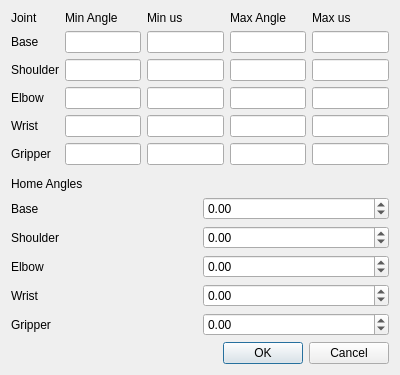
<?xml version="1.0" encoding="UTF-8"?>
<ui version="4.0">
 <class>CalibrationDialog</class>
 <widget class="QDialog" name="CalibrationDialog">
  <property name="windowModality">
   <enum>Qt::ApplicationModal</enum>
  </property>
  <property name="geometry">
   <rect>
    <x>0</x>
    <y>0</y>
    <width>400</width>
    <height>375</height>
   </rect>
  </property>
  <property name="windowTitle">
   <string>Dialog</string>
  </property>
  <layout class="QVBoxLayout" name="verticalLayout">
   <item>
    <layout class="QGridLayout" name="gridLayout">
     <item row="0" column="1">
      <widget class="QLabel" name="label_2">
       <property name="text">
        <string>Min Angle</string>
       </property>
      </widget>
     </item>
     <item row="0" column="4">
      <widget class="QLabel" name="label_5">
       <property name="text">
        <string>Max us</string>
       </property>
      </widget>
     </item>
     <item row="2" column="0">
      <widget class="QLabel" name="label_7">
       <property name="text">
        <string>Shoulder</string>
       </property>
      </widget>
     </item>
     <item row="0" column="3">
      <widget class="QLabel" name="label_4">
       <property name="text">
        <string>Max Angle</string>
       </property>
      </widget>
     </item>
     <item row="1" column="1">
      <widget class="QLineEdit" name="baseMinAngle"/>
     </item>
     <item row="0" column="2">
      <widget class="QLabel" name="label_3">
       <property name="text">
        <string>Min us</string>
       </property>
      </widget>
     </item>
     <item row="1" column="0">
      <widget class="QLabel" name="label_6">
       <property name="text">
        <string>Base</string>
       </property>
      </widget>
     </item>
     <item row="1" column="2">
      <widget class="QLineEdit" name="baseMinUs"/>
     </item>
     <item row="0" column="0">
      <widget class="QLabel" name="label">
       <property name="text">
        <string>Joint</string>
       </property>
      </widget>
     </item>
     <item row="1" column="3">
      <widget class="QLineEdit" name="baseMaxAngle"/>
     </item>
     <item row="7" column="0">
      <widget class="QLabel" name="label_10">
       <property name="text">
        <string>Gripper</string>
       </property>
      </widget>
     </item>
     <item row="7" column="2">
      <widget class="QLineEdit" name="gripperMinUs"/>
     </item>
     <item row="7" column="3">
      <widget class="QLineEdit" name="gripperMaxAngle"/>
     </item>
     <item row="2" column="2">
      <widget class="QLineEdit" name="shoulderMinUs"/>
     </item>
     <item row="1" column="4">
      <widget class="QLineEdit" name="baseMaxUs"/>
     </item>
     <item row="2" column="1">
      <widget class="QLineEdit" name="shoulderMinAngle"/>
     </item>
     <item row="2" column="3">
      <widget class="QLineEdit" name="shoulderMaxAngle"/>
     </item>
     <item row="2" column="4">
      <widget class="QLineEdit" name="shoulderMaxUs"/>
     </item>
     <item row="7" column="1">
      <widget class="QLineEdit" name="gripperMinAngle"/>
     </item>
     <item row="7" column="4">
      <widget class="QLineEdit" name="gripperMaxUs"/>
     </item>
     <item row="3" column="0">
      <widget class="QLabel" name="label_8">
       <property name="text">
        <string>Elbow</string>
       </property>
      </widget>
     </item>
     <item row="5" column="1">
      <widget class="QLineEdit" name="wristMinAngle"/>
     </item>
     <item row="3" column="1">
      <widget class="QLineEdit" name="elbowMinAngle"/>
     </item>
     <item row="5" column="2">
      <widget class="QLineEdit" name="wristMinUs"/>
     </item>
     <item row="3" column="2">
      <widget class="QLineEdit" name="elbowMinUs"/>
     </item>
     <item row="5" column="3">
      <widget class="QLineEdit" name="wristMaxAngle"/>
     </item>
     <item row="3" column="3">
      <widget class="QLineEdit" name="elbowMaxAngle"/>
     </item>
     <item row="5" column="4">
      <widget class="QLineEdit" name="wristMaxUs"/>
     </item>
     <item row="3" column="4">
      <widget class="QLineEdit" name="elbowMaxUs"/>
     </item>
     <item row="5" column="0">
      <widget class="QLabel" name="label_9">
       <property name="text">
        <string>Wrist</string>
       </property>
      </widget>
     </item>
    </layout>
   </item>
   <item>
    <spacer name="verticalSpacer">
     <property name="orientation">
      <enum>Qt::Vertical</enum>
     </property>
     <property name="sizeHint" stdset="0">
      <size>
       <width>20</width>
       <height>40</height>
      </size>
     </property>
    </spacer>
   </item>
   <item>
    <layout class="QGridLayout" name="gridLayout_2">
     <item row="4" column="0">
      <widget class="QLabel" name="label_15">
       <property name="text">
        <string>Wrist</string>
       </property>
      </widget>
     </item>
     <item row="3" column="0">
      <widget class="QLabel" name="label_14">
       <property name="text">
        <string>Elbow</string>
       </property>
      </widget>
     </item>
     <item row="1" column="0">
      <widget class="QLabel" name="label_12">
       <property name="text">
        <string>Base</string>
       </property>
      </widget>
     </item>
     <item row="1" column="1">
      <widget class="QDoubleSpinBox" name="homingBase">
       <property name="minimum">
        <double>-180.000000000000000</double>
       </property>
       <property name="maximum">
        <double>180.000000000000000</double>
       </property>
       <property name="singleStep">
        <double>0.100000000000000</double>
       </property>
      </widget>
     </item>
     <item row="2" column="0">
      <widget class="QLabel" name="label_13">
       <property name="text">
        <string>Shoulder</string>
       </property>
      </widget>
     </item>
     <item row="0" column="0" colspan="2">
      <widget class="QLabel" name="label_11">
       <property name="text">
        <string>Home Angles</string>
       </property>
      </widget>
     </item>
     <item row="5" column="0">
      <widget class="QLabel" name="label_16">
       <property name="text">
        <string>Gripper</string>
       </property>
      </widget>
     </item>
     <item row="2" column="1">
      <widget class="QDoubleSpinBox" name="homingShoulder">
       <property name="minimum">
        <double>-180.000000000000000</double>
       </property>
       <property name="maximum">
        <double>180.000000000000000</double>
       </property>
       <property name="singleStep">
        <double>0.100000000000000</double>
       </property>
      </widget>
     </item>
     <item row="3" column="1">
      <widget class="QDoubleSpinBox" name="homingElbow">
       <property name="minimum">
        <double>-180.000000000000000</double>
       </property>
       <property name="maximum">
        <double>180.000000000000000</double>
       </property>
       <property name="singleStep">
        <double>0.100000000000000</double>
       </property>
      </widget>
     </item>
     <item row="4" column="1">
      <widget class="QDoubleSpinBox" name="homingWrist">
       <property name="minimum">
        <double>-180.000000000000000</double>
       </property>
       <property name="maximum">
        <double>180.000000000000000</double>
       </property>
       <property name="singleStep">
        <double>0.100000000000000</double>
       </property>
      </widget>
     </item>
     <item row="5" column="1">
      <widget class="QDoubleSpinBox" name="homingGripper">
       <property name="minimum">
        <double>-180.000000000000000</double>
       </property>
       <property name="maximum">
        <double>180.000000000000000</double>
       </property>
       <property name="singleStep">
        <double>0.100000000000000</double>
       </property>
      </widget>
     </item>
    </layout>
   </item>
   <item>
    <widget class="QDialogButtonBox" name="buttonBox">
     <property name="orientation">
      <enum>Qt::Horizontal</enum>
     </property>
     <property name="standardButtons">
      <set>QDialogButtonBox::Cancel|QDialogButtonBox::Ok</set>
     </property>
    </widget>
   </item>
  </layout>
 </widget>
 <resources/>
 <connections>
  <connection>
   <sender>buttonBox</sender>
   <signal>accepted()</signal>
   <receiver>CalibrationDialog</receiver>
   <slot>accept()</slot>
   <hints>
    <hint type="sourcelabel">
     <x>248</x>
     <y>254</y>
    </hint>
    <hint type="destinationlabel">
     <x>157</x>
     <y>274</y>
    </hint>
   </hints>
  </connection>
  <connection>
   <sender>buttonBox</sender>
   <signal>rejected()</signal>
   <receiver>CalibrationDialog</receiver>
   <slot>reject()</slot>
   <hints>
    <hint type="sourcelabel">
     <x>316</x>
     <y>260</y>
    </hint>
    <hint type="destinationlabel">
     <x>286</x>
     <y>274</y>
    </hint>
   </hints>
  </connection>
 </connections>
</ui>
